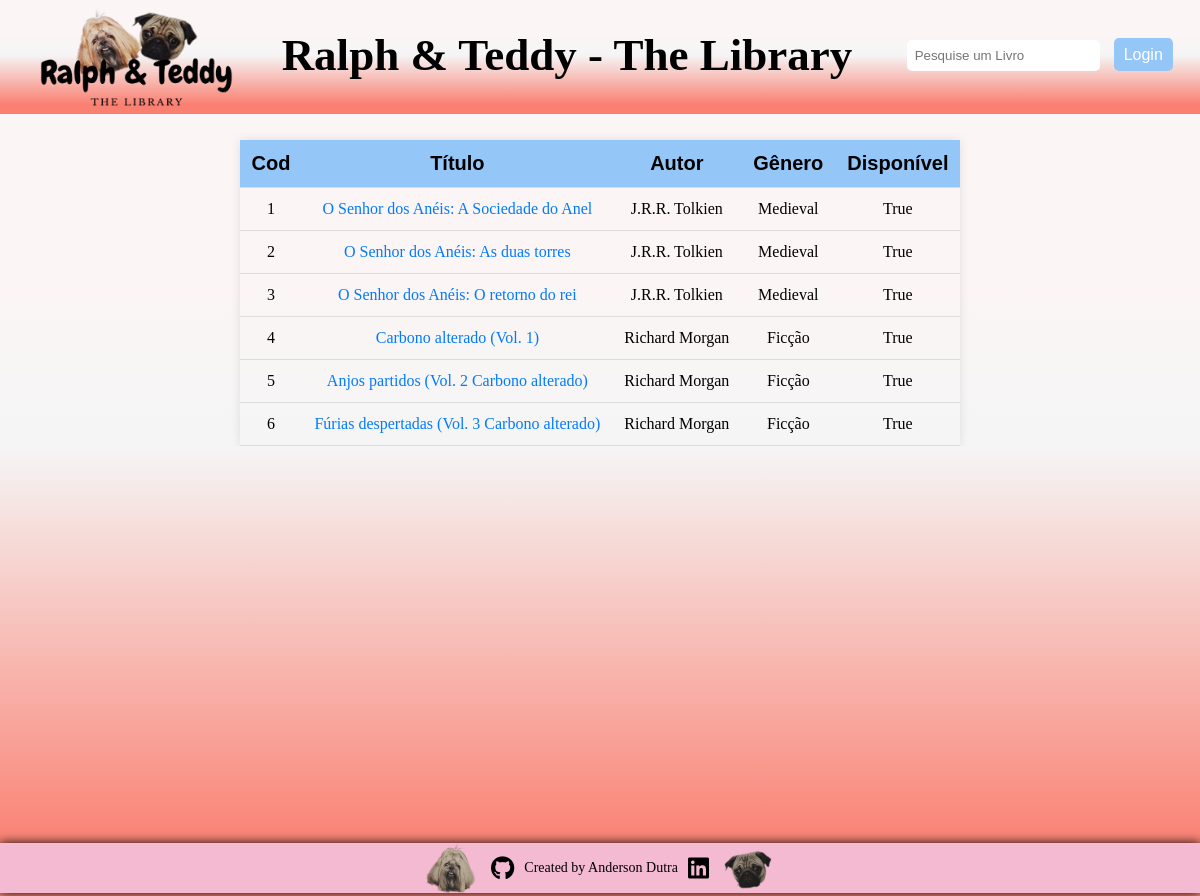
Page /index_list/ on the earlier database version.
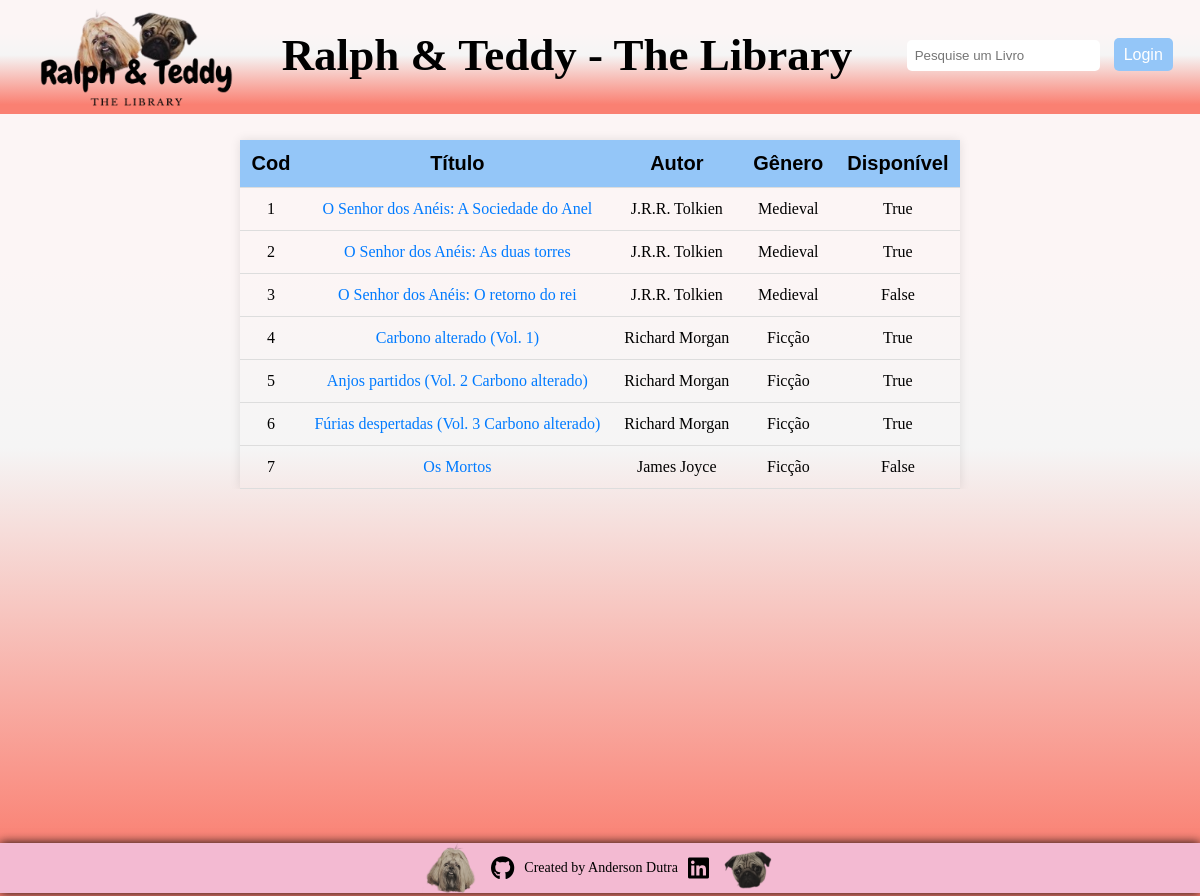
Same page on the later database version.
### app_biblioteca/models.py (models this page shows, shortened)
class Books(models.Model):
    user = models.ForeignKey(User, on_delete=models.CASCADE, blank=False)
    cod = models.IntegerField(unique=True)
    name = models.CharField(max_length=255)
    gender = models.ForeignKey(Genders, on_delete=models.CASCADE)
    book_cover = models.ImageField(blank=False)
    author = models.CharField(max_length=255)
    description = models.TextField()
    pages = models.IntegerField()
    qtd = models.IntegerField()
    in_stock = models.BooleanField(default=False)
    class meta:
        verbose_name = "Book"
        verbose_name_plural = "Books"

class Genders(models.Model):
    name = models.CharField(max_length=255)
    def __str__(self):
        return self.name
    class meta:
        verbose_name = "Gender"
        verbose_name_plural = "Genders"

### app_biblioteca/views.py (the view)
# urls.py: path("index_list/", views.index_list, name="index-list"),
def index_list(request):
    books = Books.objects.all().order_by("cod")
    return render(request, "pages/index_list.html", {"books": books})

### app_biblioteca/templates/pages/index_list.html (shortened to what this page needs)
{% load static %}
<!DOCTYPE html>
<html lang="en">
<head>
    <link rel="stylesheet" href="{% static 'css/index.css' %}">
    <link rel="stylesheet" href="{% static 'css/index_list.css' %}">
    <link rel="stylesheet" href="https://cdnjs.cloudflare.com/ajax/libs/font-awesome/6.1.0/css/all.min.css">
</head>
<body>
    <header>
        <nav class="navbar">
            <div class="logo-navbar">
                <a href="{% url 'home' %}">
                    <img src="../../../media/logo-sem-fundo.png" alt="Home">
                </a>
            </div>
            <div class="title-navbar">
                <h1>Ralph & Teddy - The Library</h1>
            </div>
            <div class="search-navbar">
                <form method="get" action="{% url 'search-book' %}">
                    <input type="text" name="q" placeholder="Pesquise um Livro">
                    {% if user.is_authenticated %}
                        <a href="{% url 'logout' %}">Sair</a>
                    {% else %}
                        <a href="{% url 'login' %}">Login</a>
                    {% endif %}
                </form>
            </div>
        </nav>
        <nav class="navbar-links">
        </nav>
    </header>
    {% if books %}
        <main>
            <table class="book-list">
                <thead>
                    <tr>
                        <th>Cod</th>
                        <th>Título</th>
                        <th>Autor</th>
                        <th>Gênero</th>
                        <th>Disponível</th>
                    </tr>
                </thead>
                <tbody>
                    {% for book in books %}
                    <tr>
                        <td>{{book.cod}}</td>
                        <td><a href="{% url 'book-detail' book.id %}">{{book.name}}</a></td>
                        <td>{{book.author}}</td>
                        <td>{{book.gender}}</td>
                        <td>{{book.in_stock}}</td>
                    </tr>
                    {% endfor %}
                </tbody>
            </table>
        </main>
    {% else %}
        <p class="no-results-message">Desculpe! Nenhum livro encontrado.</p>
    {% endif %}
    <footer class="footer">
        <img src="../../../media/ralph-rosto.png" alt="Ralph">
        <a href="https://github.com/AndersonDutra7" target="_blank"><i class="fab fa-github"></i></a>
        <p>Created by Anderson Dutra</p>
        <a href="https://www.linkedin.com/in/anderson-dutra-88b294211/" target="_blank"><i class="fab fa-linkedin"></i></a>
        <img src="../../../media/teddy-rosto.png" alt="Teddy">
    </footer>
</body>
</html>

Differences in the rows shown:
changed Books "O Senhor dos Anéis: O retorno do rei": in_stock "True" → "False"
added Books: cod "7", name "Os Mortos", author "James Joyce", gender "Ficção", in_stock "False"
